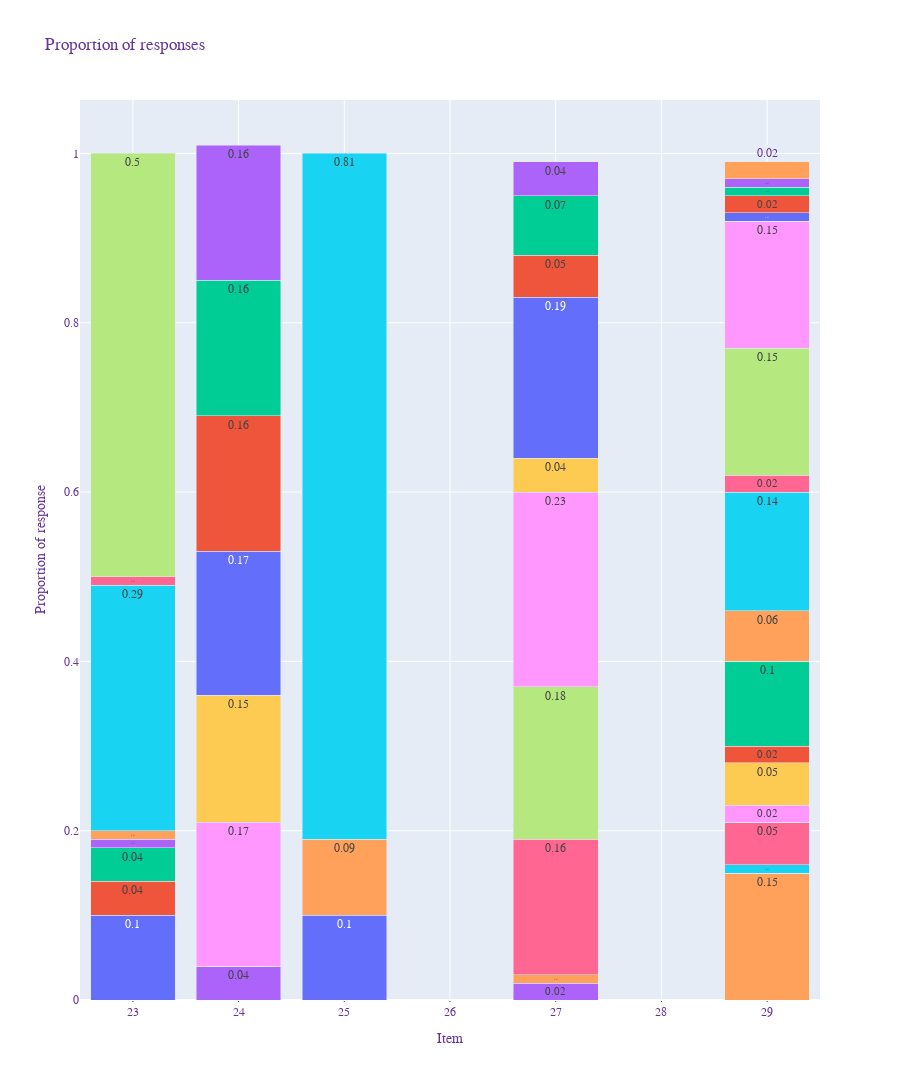

Here is the notebook cell this chart was saved with:
### Code cell
fig = px.bar(xf, x="Group", color="Option",
             y='Count',
             title="A Grouped Bar Chart With Plotly Express in Python",
             barmode='group',
             height=1080,
             text_auto=True
            )
fig.update_layout(
    title="Proportion of responses",
    xaxis_title="Item",
    yaxis_title="Proportion of response",
    legend_title="Options",
    font=dict(
        family="Courier New, monospace",
        size=12,
        color="RebeccaPurple"
    ),
barmode="stack",
)

fig.update_traces(showlegend=False)
fig.update_traces(marker_showscale=False)

fig.update_xaxes(
    showgrid=True,
    ticks="outside",
    tickson="boundaries",
    ticklen=1,
    tickmode='linear'
)

fig.show()

### Figure 1 — Plotly figure (JSON) as saved in the notebook; plotly's stock layout.template omitted (floating-point values rounded to 4 significant figures)
{"data": [{"alignmentgroup": "True", "hovertemplate": "Option=Do not know<br>Group=%{x}<br>Count=%{y}<extra></extra>", "legendgroup": "Do not know", "marker": {"color": "#636efa", "pattern": {"shape": ""}, "showscale": false}, "name": "Do not know", "offsetgroup": "Do not know", "orientation": "v", "showlegend": false, "textposition": "auto", "texttemplate": "%{y}", "type": "bar", "x": [23, 25], "xaxis": "x", "y": [0.1, 0.1], "yaxis": "y"}, {"alignmentgroup": "True", "hovertemplate": "Option=Medical facilities<br>Group=%{x}<br>Count=%{y}<extra></extra>", "legendgroup": "Medical facilities", "marker": {"color": "#EF553B", "pattern": {"shape": ""}, "showscale": false}, "name": "Medical facilities", "offsetgroup": "Medical facilities", "orientation": "v", "showlegend": false, "textposition": "auto", "texttemplate": "%{y}", "type": "bar", "x": [23], "xaxis": "x", "y": [0.04], "yaxis": "y"}, {"alignmentgroup": "True", "hovertemplate": "Option=One parent or legal guardian is sufficient<br>Group=%{x}<br>Count=%{y}<extra></extra>", "legendgroup": "One parent or legal guardian is sufficient", "marker": {"color": "#00cc96", "pattern": {"shape": ""}, "showscale": false}, "name": "One parent or legal guardian is sufficient", "offsetgroup": "One parent or legal guardian is sufficient", "orientation": "v", "showlegend": false, "textposition": "auto", "texttemplate": "%{y}", "type": "bar", "x": [23], "xaxis": "x", "y": [0.04], "yaxis": "y"}, {"alignmentgroup": "True", "hovertemplate": "Option=Other<br>Group=%{x}<br>Count=%{y}<extra></extra>", "legendgroup": "Other", "marker": {"color": "#ab63fa", "pattern": {"shape": ""}, "showscale": false}, "name": "Other", "offsetgroup": "Other", "orientation": "v", "showlegend": false, "textposition": "auto", "texttemplate": "%{y}", "type": "bar", "x": [23, 24, 27], "xaxis": "x", "y": [0.01, 0.04, 0.02], "yaxis": "y"}, {"alignmentgroup": "True", "hovertemplate": "Option=Other as Text<br>Group=%{x}<br>Count=%{y}<extra></extra>", "legendgroup": "Other as Text", "marker": {"color": "#FFA15A", "pattern": {"shape": ""}, "showscale": false}, "name": "Other as Text", "offsetgroup": "Other as Text", "orientation": "v", "showlegend": false, "textposition": "auto", "texttemplate": "%{y}", "type": "bar", "x": [23, 24, 27, 29], "xaxis": "x", "y": [0.01, 0, 0.01, 0.15], "yaxis": "y"}, {"alignmentgroup": "True", "hovertemplate": "Option=Should be prohibited until the child has legal capacity to decidel<br>Group=%{x}<br>Count=%{y}<extra></extra>", "legendgroup": "Should be prohibited until the child has legal capacity to decidel", "marker": {"color": "#19d3f3", "pattern": {"shape": ""}, "showscale": false}, "name": "Should be prohibited until the child has legal capacity to decidel", "offsetgroup": "Should be prohibited until the child has legal capacity to decidel", "orientation": "v", "showlegend": false, "textposition": "auto", "texttemplate": "%{y}", "type": "bar", "x": [23], "xaxis": "x", "y": [0.29], "yaxis": "y"}, {"alignmentgroup": "True", "hovertemplate": "Option=The State<br>Group=%{x}<br>Count=%{y}<extra></extra>", "legendgroup": "The State", "marker": {"color": "#FF6692", "pattern": {"shape": ""}, "showscale": false}, "name": "The State", "offsetgroup": "The State", "orientation": "v", "showlegend": false, "textposition": "auto", "texttemplate": "%{y}", "type": "bar", "x": [23], "xaxis": "x", "y": [0.01], "yaxis": "y"}, {"alignmentgroup": "True", "hovertemplate": "Option=Two parents or legal guardians would need to agree<br>Group=%{x}<br>Count=%{y}<extra></extra>", "legendgroup": "Two parents or legal guardians would need to agree", "marker": {"color": "#B6E880", "pattern": {"shape": ""}, "showscale": false}, "name": "Two parents or legal guardians would need to agree", "offsetgroup": "Two parents or legal guardians would need to agree", "orientation": "v", "showlegend": false, "textposition": "auto", "texttemplate": "%{y}", "type": "bar", "x": [23], "xaxis": "x", "y": [0.5], "yaxis": "y"}, {"alignmentgroup": "True", "hovertemplate": "Option=Children<br>Group=%{x}<br>Count=%{y}<extra></extra>", "legendgroup": "Children", "marker": {"color": "#FF97FF", "pattern": {"shape": ""}, "showscale": false}, "name": "Children", "offsetgroup": "Children", "orientation": "v", "showlegend": false, "textposition": "auto", "texttemplate": "%{y}", "type": "bar", "x": [24], "xaxis": "x", "y": [0.17], "yaxis": "y"}, {"alignmentgroup": "True", "hovertemplate": "Option=Friends<br>Group=%{x}<br>Count=%{y}<extra></extra>", "legendgroup": "Friends", "marker": {"color": "#FECB52", "pattern": {"shape": ""}, "showscale": false}, "name": "Friends", "offsetgroup": "Friends", "orientation": "v", "showlegend": false, "textposition": "auto", "texttemplate": "%{y}", "type": "bar", "x": [24], "xaxis": "x", "y": [0.15], "yaxis": "y"}, {"alignmentgroup": "True", "hovertemplate": "Option=Future spouse or partner<br>Group=%{x}<br>Count=%{y}<extra></extra>", "legendgroup": "Future spouse or partner", "marker": {"color": "#636efa", "pattern": {"shape": ""}, "showscale": false}, "name": "Future spouse or partner", "offsetgroup": "Future spouse or partner", "orientation": "v", "showlegend": false, "textposition": "auto", "texttemplate": "%{y}", "type": "bar", "x": [24], "xaxis": "x", "y": [0.17], "yaxis": "y"}, {"alignmentgroup": "True", "hovertemplate": "Option=Other relatives<br>Group=%{x}<br>Count=%{y}<extra></extra>", "legendgroup": "Other relatives", "marker": {"color": "#EF553B", "pattern": {"shape": ""}, "showscale": false}, "name": "Other relatives", "offsetgroup": "Other relatives", "orientation": "v", "showlegend": false, "textposition": "auto", "texttemplate": "%{y}", "type": "bar", "x": [24], "xaxis": "x", "y": [0.16], "yaxis": "y"}, {"alignmentgroup": "True", "hovertemplate": "Option=Siblings<br>Group=%{x}<br>Count=%{y}<extra></extra>", "legendgroup": "Siblings", "marker": {"color": "#00cc96", "pattern": {"shape": ""}, "showscale": false}, "name": "Siblings", "offsetgroup": "Siblings", "orientation": "v", "showlegend": false, "textposition": "auto", "texttemplate": "%{y}", "type": "bar", "x": [24], "xaxis": "x", "y": [0.16], "yaxis": "y"}, {"alignmentgroup": "True", "hovertemplate": "Option=Spouse or partner<br>Group=%{x}<br>Count=%{y}<extra></extra>", "legendgroup": "Spouse or partner", "marker": {"color": "#ab63fa", "pattern": {"shape": ""}, "showscale": false}, "name": "Spouse or partner", "offsetgroup": "Spouse or partner", "orientation": "v", "showlegend": false, "textposition": "auto", "texttemplate": "%{y}", "type": "bar", "x": [24], "xaxis": "x", "y": [0.16], "yaxis": "y"}, {"alignmentgroup": "True", "hovertemplate": "Option=No<br>Group=%{x}<br>Count=%{y}<extra></extra>", "legendgroup": "No", "marker": {"color": "#FFA15A", "pattern": {"shape": ""}, "showscale": false}, "name": "No", "offsetgroup": "No", "orientation": "v", "showlegend": false, "textposition": "auto", "texttemplate": "%{y}", "type": "bar", "x": [25], "xaxis": "x", "y": [0.09], "yaxis": "y"}, {"alignmentgroup": "True", "hovertemplate": "Option=Yes<br>Group=%{x}<br>Count=%{y}<extra></extra>", "legendgroup": "Yes", "marker": {"color": "#19d3f3", "pattern": {"shape": ""}, "showscale": false}, "name": "Yes", "offsetgroup": "Yes", "orientation": "v", "showlegend": false, "textposition": "auto", "texttemplate": "%{y}", "type": "bar", "x": [25], "xaxis": "x", "y": [0.81], "yaxis": "y"}, {"alignmentgroup": "True", "hovertemplate": "Option=Do not know whether the data will be stored securely<br>Group=%{x}<br>Count=%{y}<extra></extra>", "legendgroup": "Do not know whether the data will be stored securely", "marker": {"color": "#FF6692", "pattern": {"shape": ""}, "showscale": false}, "name": "Do not know whether the data will be stored securely", "offsetgroup": "Do not know whether the data will be stored securely", "orientation": "v", "showlegend": false, "textposition": "auto", "texttemplate": "%{y}", "type": "bar", "x": [27], "xaxis": "x", "y": [0.16], "yaxis": "y"}, {"alignmentgroup": "True", "hovertemplate": "Option=Do not know who will have access to that information<br>Group=%{x}<br>Count=%{y}<extra></extra>", "legendgroup": "Do not know who will have access to that information", "marker": {"color": "#B6E880", "pattern": {"shape": ""}, "showscale": false}, "name": "Do not know who will have access to that information", "offsetgroup": "Do not know who will have access to that information", "orientation": "v", "showlegend": false, "textposition": "auto", "texttemplate": "%{y}", "type": "bar", "x": [27], "xaxis": "x", "y": [0.18], "yaxis": "y"}, {"alignmentgroup": "True", "hovertemplate": "Option=I am concerned my data will be used for other purposes without my knowledge<br>Group=%{x}<br>Count=%{y}<extra></extra>", "legendgroup": "I am concerned my data will be used for other purposes without my knowledge", "marker": {"color": "#FF97FF", "pattern": {"shape": ""}, "showscale": false}, "name": "I am concerned my data will be used for other purposes without my knowledge", "offsetgroup": "I am concerned my data will be used for other purposes without my knowledge", "orientation": "v", "showlegend": false, "textposition": "auto", "texttemplate": "%{y}", "type": "bar", "x": [27], "xaxis": "x", "y": [0.23], "yaxis": "y"}, {"alignmentgroup": "True", "hovertemplate": "Option=I am not interested<br>Group=%{x}<br>Count=%{y}<extra></extra>", "legendgroup": "I am not interested", "marker": {"color": "#FECB52", "pattern": {"shape": ""}, "showscale": false}, "name": "I am not interested", "offsetgroup": "I am not interested", "orientation": "v", "showlegend": false, "textposition": "auto", "texttemplate": "%{y}", "type": "bar", "x": [27], "xaxis": "x", "y": [0.04], "yaxis": "y"}, {"alignmentgroup": "True", "hovertemplate": "Option=I am worried some information about my physical or mental health could be used against me for example employment; legal matters; obtaining insurance<br>Group=%{x}<br>Count=%{y}<extra></extra>", "legendgroup": "I am worried some information about my physical or mental health could be used against me for example employment; legal matters; obtaining insurance", "marker": {"color": "#636efa", "pattern": {"shape": ""}, "showscale": false}, "name": "I am worried some information about my physical or mental health could be used against me for example employment; legal matters; obtaining insurance", "offsetgroup": "I am worried some information about my physical or mental health could be used against me for example employment; legal matters; obtaining insurance", "orientation": "v", "showlegend": false, "textposition": "auto", "texttemplate": "%{y}", "type": "bar", "x": [27], "xaxis": "x", "y": [0.19], "yaxis": "y"}, {"alignmentgroup": "True", "hovertemplate": "Option=I am worried that I might find out something about myself I would rather not know<br>Group=%{x}<br>Count=%{y}<extra></extra>", "legendgroup": "I am worried that I might find out something about myself I would rather not know", "marker": {"color": "#EF553B", "pattern": {"shape": ""}, "showscale": false}, "name": "I am worried that I might find out something about myself I would rather not know", "offsetgroup": "I am worried that I might find out something about myself I would rather not know", "orientation": "v", "showlegend": false, "textposition": "auto", "texttemplate": "%{y}", "type": "bar", "x": [27], "xaxis": "x", "y": [0.05], "yaxis": "y"}, {"alignmentgroup": "True", "hovertemplate": "Option=I would not want to be labelled as having any deficiency<br>Group=%{x}<br>Count=%{y}<extra></extra>", "legendgroup": "I would not want to be labelled as having any deficiency", "marker": {"color": "#00cc96", "pattern": {"shape": ""}, "showscale": false}, "name": "I would not want to be labelled as having any deficiency", "offsetgroup": "I would not want to be labelled as having any deficiency", "orientation": "v", "showlegend": false, "textposition": "auto", "texttemplate": "%{y}", "type": "bar", "x": [27], "xaxis": "x", "y": [0.07], "yaxis": "y"}, {"alignmentgroup": "True", "hovertemplate": "Option=I would rather not know of any potential debilitating diseases that I may develop in the future<br>Group=%{x}<br>Count=%{y}<extra></extra>", "legendgroup": "I would rather not know of any potential debilitating diseases that I may develop in the future", "marker": {"color": "#ab63fa", "pattern": {"shape": ""}, "showscale": false}, "name": "I would rather not know of any potential debilitating diseases that I may develop in the future", "offsetgroup": "I would rather not know of any potential debilitating diseases that I may develop in the future", "orientation": "v", "showlegend": false, "textposition": "auto", "texttemplate": "%{y}", "type": "bar", "x": [27], "xaxis": "x", "y": [0.04], "yaxis": "y"}, {"alignmentgroup": "True", "hovertemplate": "Option=Ancestry testing as Compulsory for example by a court or law enforcement<br>Group=%{x}<br>Count=%{y}<extra></extra>", "legendgroup": "Ancestry testing as Compulsory for example by a court or law enforcement", "marker": {"color": "#FFA15A", "pattern": {"shape": ""}, "showscale": false}, "name": "Ancestry testing as Compulsory for example by a court or law enforcement", "offsetgroup": "Ancestry testing as Compulsory for example by a court or law enforcement", "orientation": "v", "showlegend": false, "textposition": "auto", "texttemplate": "%{y}", "type": "bar", "x": [29], "xaxis": "x", "y": [0], "yaxis": "y"}, {"alignmentgroup": "True", "hovertemplate": "Option=Ancestry testing as Recommended for example by doctor<br>Group=%{x}<br>Count=%{y}<extra></extra>", "legendgroup": "Ancestry testing as Recommended for example by doctor", "marker": {"color": "#19d3f3", "pattern": {"shape": ""}, "showscale": false}, "name": "Ancestry testing as Recommended for example by doctor", "offsetgroup": "Ancestry testing as Recommended for example by doctor", "orientation": "v", "showlegend": false, "textposition": "auto", "texttemplate": "%{y}", "type": "bar", "x": [29], "xaxis": "x", "y": [0.01], "yaxis": "y"}, {"alignmentgroup": "True", "hovertemplate": "Option=Ancestry testing as Selfasinitiated<br>Group=%{x}<br>Count=%{y}<extra></extra>", "legendgroup": "Ancestry testing as Selfasinitiated", "marker": {"color": "#FF6692", "pattern": {"shape": ""}, "showscale": false}, "name": "Ancestry testing as Selfasinitiated", "offsetgroup": "Ancestry testing as Selfasinitiated", "orientation": "v", "showlegend": false, "textposition": "auto", "texttemplate": "%{y}", "type": "bar", "x": [29], "xaxis": "x", "y": [0.05], "yaxis": "y"}, {"alignmentgroup": "True", "hovertemplate": "Option=As part of a research project as Compulsory for example by a court or law enforcement<br>Group=%{x}<br>Count=%{y}<extra></extra>", "legendgroup": "As part of a research project as Compulsory for example by a court or law enforcement", "marker": {"color": "#B6E880", "pattern": {"shape": ""}, "showscale": false}, "name": "As part of a research project as Compulsory for example by a court or law enforcement", "offsetgroup": "As part of a research project as Compulsory for example by a court or law enforcement", "orientation": "v", "showlegend": false, "textposition": "auto", "texttemplate": "%{y}", "type": "bar", "x": [29], "xaxis": "x", "y": [0], "yaxis": "y"}, {"alignmentgroup": "True", "hovertemplate": "Option=As part of a research project as Recommended for example by doctor<br>Group=%{x}<br>Count=%{y}<extra></extra>", "legendgroup": "As part of a research project as Recommended for example by doctor", "marker": {"color": "#FF97FF", "pattern": {"shape": ""}, "showscale": false}, "name": "As part of a research project as Recommended for example by doctor", "offsetgroup": "As part of a research project as Recommended for example by doctor", "orientation": "v", "showlegend": false, "textposition": "auto", "texttemplate": "%{y}", "type": "bar", "x": [29], "xaxis": "x", "y": [0.02], "yaxis": "y"}, {"alignmentgroup": "True", "hovertemplate": "Option=As part of a research project as Selfasinitiated<br>Group=%{x}<br>Count=%{y}<extra></extra>", "legendgroup": "As part of a research project as Selfasinitiated", "marker": {"color": "#FECB52", "pattern": {"shape": ""}, "showscale": false}, "name": "As part of a research project as Selfasinitiated", "offsetgroup": "As part of a research project as Selfasinitiated", "orientation": "v", "showlegend": false, "textposition": "auto", "texttemplate": "%{y}", "type": "bar", "x": [29], "xaxis": "x", "y": [0.05], "yaxis": "y"}, {"alignmentgroup": "True", "hovertemplate": "Option=General interest as Compulsory for example by a court or law enforcement<br>Group=%{x}<br>Count=%{y}<extra></extra>", "legendgroup": "General interest as Compulsory for example by a court or law enforcement", "marker": {"color": "#636efa", "pattern": {"shape": ""}, "showscale": false}, "name": "General interest as Compulsory for example by a court or law enforcement", "offsetgroup": "General interest as Compulsory for example by a court or law enforcement", "orientation": "v", "showlegend": false, "textposition": "auto", "texttemplate": "%{y}", "type": "bar", "x": [29], "xaxis": "x", "y": [0], "yaxis": "y"}, {"alignmentgroup": "True", "hovertemplate": "Option=General interest as Recommended for example by doctor<br>Group=%{x}<br>Count=%{y}<extra></extra>", "legendgroup": "General interest as Recommended for example by doctor", "marker": {"color": "#EF553B", "pattern": {"shape": ""}, "showscale": false}, "name": "General interest as Recommended for example by doctor", "offsetgroup": "General interest as Recommended for example by doctor", "orientation": "v", "showlegend": false, "textposition": "auto", "texttemplate": "%{y}", "type": "bar", "x": [29], "xaxis": "x", "y": [0.02], "yaxis": "y"}, {"alignmentgroup": "True", "hovertemplate": "Option=General interest as Selfasinitiated<br>Group=%{x}<br>Count=%{y}<extra></extra>", "legendgroup": "General interest as Selfasinitiated", "marker": {"color": "#00cc96", "pattern": {"shape": ""}, "showscale": false}, "name": "General interest as Selfasinitiated", "offsetgroup": "General interest as Selfasinitiated", "orientation": "v", "showlegend": false, "textposition": "auto", "texttemplate": "%{y}", "type": "bar", "x": [29], "xaxis": "x", "y": [0.1], "yaxis": "y"}, {"alignmentgroup": "True", "hovertemplate": "Option=Health and diet as Compulsory for example by a court or law enforcement<br>Group=%{x}<br>Count=%{y}<extra></extra>", "legendgroup": "Health and diet as Compulsory for example by a court or law enforcement", "marker": {"color": "#ab63fa", "pattern": {"shape": ""}, "showscale": false}, "name": "Health and diet as Compulsory for example by a court or law enforcement", "offsetgroup": "Health and diet as Compulsory for example by a court or law enforcement", "orientation": "v", "showlegend": false, "textposition": "auto", "texttemplate": "%{y}", "type": "bar", "x": [29], "xaxis": "x", "y": [0], "yaxis": "y"}, {"alignmentgroup": "True", "hovertemplate": "Option=Health and diet as Recommended for example by doctor<br>Group=%{x}<br>Count=%{y}<extra></extra>", "legendgroup": "Health and diet as Recommended for example by doctor", "marker": {"color": "#FFA15A", "pattern": {"shape": ""}, "showscale": false}, "name": "Health and diet as Recommended for example by doctor", "offsetgroup": "Health and diet as Recommended for example by doctor", "orientation": "v", "showlegend": false, "textposition": "auto", "texttemplate": "%{y}", "type": "bar", "x": [29], "xaxis": "x", "y": [0.06], "yaxis": "y"}, {"alignmentgroup": "True", "hovertemplate": "Option=Health and diet as Selfasinitiated<br>Group=%{x}<br>Count=%{y}<extra></extra>", "legendgroup": "Health and diet as Selfasinitiated", "marker": {"color": "#19d3f3", "pattern": {"shape": ""}, "showscale": false}, "name": "Health and diet as Selfasinitiated", "offsetgroup": "Health and diet as Selfasinitiated", "orientation": "v", "showlegend": false, "textposition": "auto", "texttemplate": "%{y}", "type": "bar", "x": [29], "xaxis": "x", "y": [0.14], "yaxis": "y"}, {"alignmentgroup": "True", "hovertemplate": "Option=Medical testing as Compulsory for example by a court or law enforcement<br>Group=%{x}<br>Count=%{y}<extra></extra>", "legendgroup": "Medical testing as Compulsory for example by a court or law enforcement", "marker": {"color": "#FF6692", "pattern": {"shape": ""}, "showscale": false}, "name": "Medical testing as Compulsory for example by a court or law enforcement", "offsetgroup": "Medical testing as Compulsory for example by a court or law enforcement", "orientation": "v", "showlegend": false, "textposition": "auto", "texttemplate": "%{y}", "type": "bar", "x": [29], "xaxis": "x", "y": [0.02], "yaxis": "y"}, {"alignmentgroup": "True", "hovertemplate": "Option=Medical testing as Recommended for example by doctor<br>Group=%{x}<br>Count=%{y}<extra></extra>", "legendgroup": "Medical testing as Recommended for example by doctor", "marker": {"color": "#B6E880", "pattern": {"shape": ""}, "showscale": false}, "name": "Medical testing as Recommended for example by doctor", "offsetgroup": "Medical testing as Recommended for example by doctor", "orientation": "v", "showlegend": false, "textposition": "auto", "texttemplate": "%{y}", "type": "bar", "x": [29], "xaxis": "x", "y": [0.15], "yaxis": "y"}, {"alignmentgroup": "True", "hovertemplate": "Option=Medical testing as Selfasinitiated<br>Group=%{x}<br>Count=%{y}<extra></extra>", "legendgroup": "Medical testing as Selfasinitiated", "marker": {"color": "#FF97FF", "pattern": {"shape": ""}, "showscale": false}, "name": "Medical testing as Selfasinitiated", "offsetgroup": "Medical testing as Selfasinitiated", "orientation": "v", "showlegend": false, "textposition": "auto", "texttemplate": "%{y}", "type": "bar", "x": [29], "xaxis": "x", "y": [0.15], "yaxis": "y"}, {"alignmentgroup": "True", "hovertemplate": "Option=Other as Compulsory for example by a court or law enforcement<br>Group=%{x}<br>Count=%{y}<extra></extra>", "legendgroup": "Other as Compulsory for example by a court or law enforcement", "marker": {"color": "#FECB52", "pattern": {"shape": ""}, "showscale": false}, "name": "Other as Compulsory for example by a court or law enforcement", "offsetgroup": "Other as Compulsory for example by a court or law enforcement", "orientation": "v", "showlegend": false, "textposition": "auto", "texttemplate": "%{y}", "type": "bar", "x": [29], "xaxis": "x", "y": [0], "yaxis": "y"}, {"alignmentgroup": "True", "hovertemplate": "Option=Other as Recommended for example by doctor<br>Group=%{x}<br>Count=%{y}<extra></extra>", "legendgroup": "Other as Recommended for example by doctor", "marker": {"color": "#636efa", "pattern": {"shape": ""}, "showscale": false}, "name": "Other as Recommended for example by doctor", "offsetgroup": "Other as Recommended for example by doctor", "orientation": "v", "showlegend": false, "textposition": "auto", "texttemplate": "%{y}", "type": "bar", "x": [29], "xaxis": "x", "y": [0.01], "yaxis": "y"}, {"alignmentgroup": "True", "hovertemplate": "Option=Other as Selfinitiated<br>Group=%{x}<br>Count=%{y}<extra></extra>", "legendgroup": "Other as Selfinitiated", "marker": {"color": "#EF553B", "pattern": {"shape": ""}, "showscale": false}, "name": "Other as Selfinitiated", "offsetgroup": "Other as Selfinitiated", "orientation": "v", "showlegend": false, "textposition": "auto", "texttemplate": "%{y}", "type": "bar", "x": [29], "xaxis": "x", "y": [0.02], "yaxis": "y"}, {"alignmentgroup": "True", "hovertemplate": "Option=Paternity testing as Compulsory for example by a court or law enforcement<br>Group=%{x}<br>Count=%{y}<extra></extra>", "legendgroup": "Paternity testing as Compulsory for example by a court or law enforcement", "marker": {"color": "#00cc96", "pattern": {"shape": ""}, "showscale": false}, "name": "Paternity testing as Compulsory for example by a court or law enforcement", "offsetgroup": "Paternity testing as Compulsory for example by a court or law enforcement", "orientation": "v", "showlegend": false, "textposition": "auto", "texttemplate": "%{y}", "type": "bar", "x": [29], "xaxis": "x", "y": [0.01], "yaxis": "y"}, {"alignmentgroup": "True", "hovertemplate": "Option=Paternity testing as Recommended for example by doctor<br>Group=%{x}<br>Count=%{y}<extra></extra>", "legendgroup": "Paternity testing as Recommended for example by doctor", "marker": {"color": "#ab63fa", "pattern": {"shape": ""}, "showscale": false}, "name": "Paternity testing as Recommended for example by doctor", "offsetgroup": "Paternity testing as Recommended for example by doctor", "orientation": "v", "showlegend": false, "textposition": "auto", "texttemplate": "%{y}", "type": "bar", "x": [29], "xaxis": "x", "y": [0.01], "yaxis": "y"}, {"alignmentgroup": "True", "hovertemplate": "Option=Paternity testing as Selfasinitiated<br>Group=%{x}<br>Count=%{y}<extra></extra>", "legendgroup": "Paternity testing as Selfasinitiated", "marker": {"color": "#FFA15A", "pattern": {"shape": ""}, "showscale": false}, "name": "Paternity testing as Selfasinitiated", "offsetgroup": "Paternity testing as Selfasinitiated", "orientation": "v", "showlegend": false, "textposition": "auto", "texttemplate": "%{y}", "type": "bar", "x": [29], "xaxis": "x", "y": [0.02], "yaxis": "y"}], "layout": {"barmode": "stack", "font": {"color": "RebeccaPurple", "family": "Courier New, monospace", "size": 12}, "height": 1080, "legend": {"title": {"text": "Options"}, "tracegroupgap": 0}, "title": {"text": "Proportion of responses"}, "xaxis": {"anchor": "y", "domain": [0, 1], "showgrid": true, "ticklen": 1, "tickmode": "linear", "ticks": "outside", "tickson": "boundaries", "title": {"text": "Item"}}, "yaxis": {"anchor": "x", "domain": [0, 1], "title": {"text": "Proportion of response"}}}}
